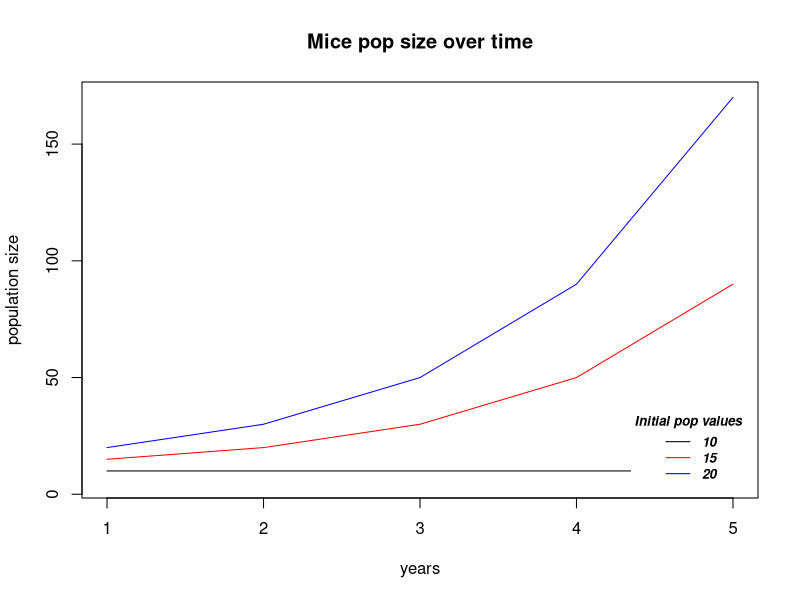
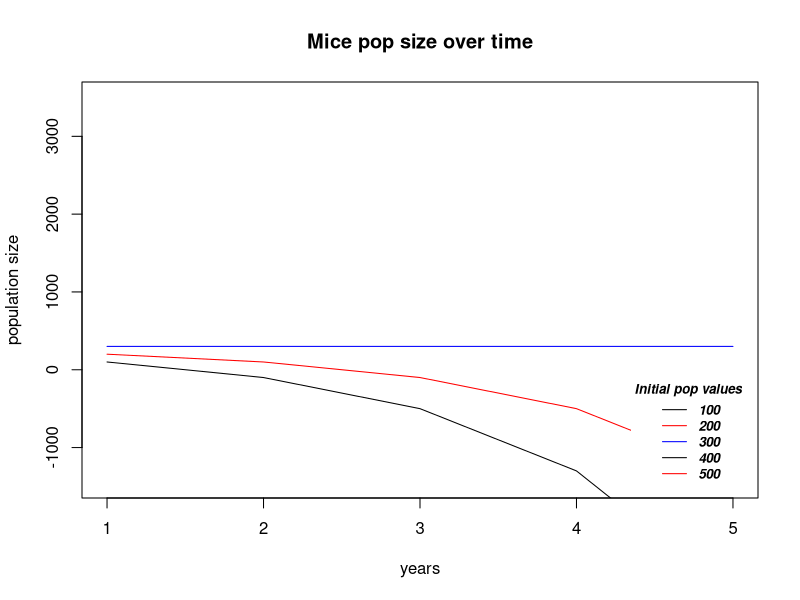
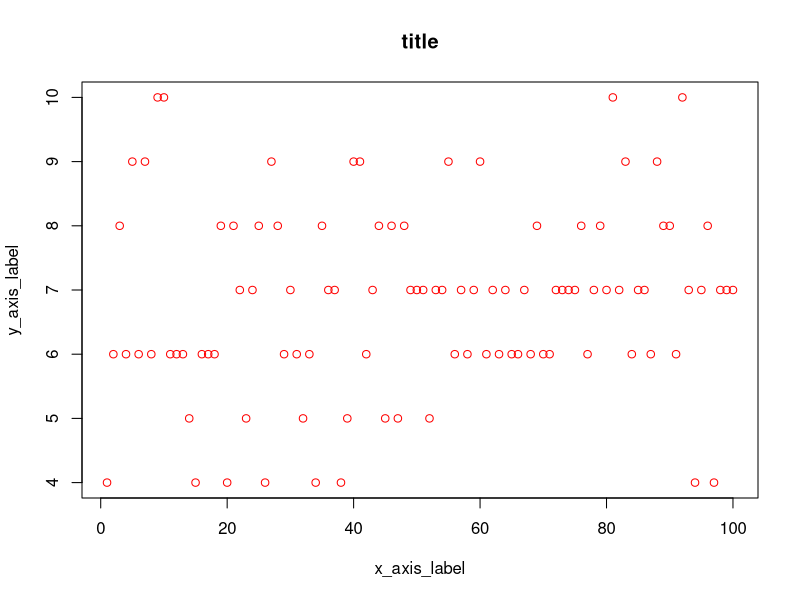
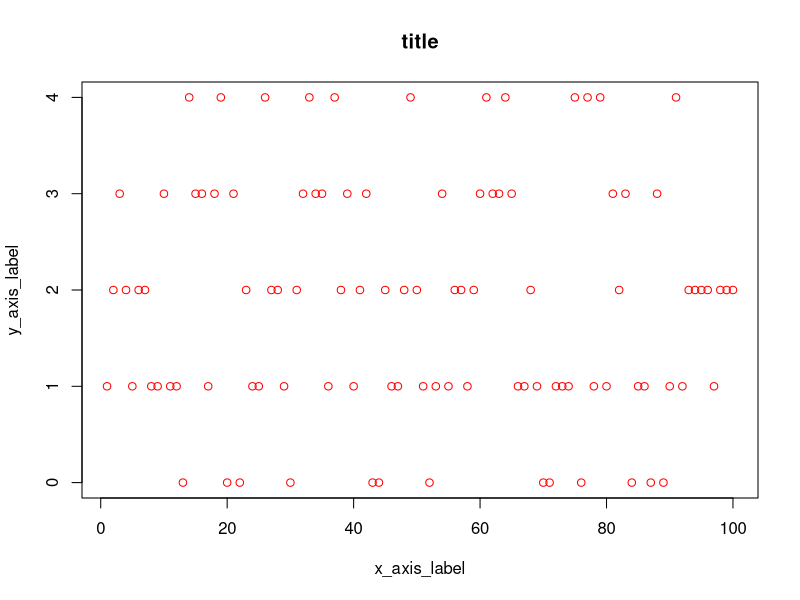
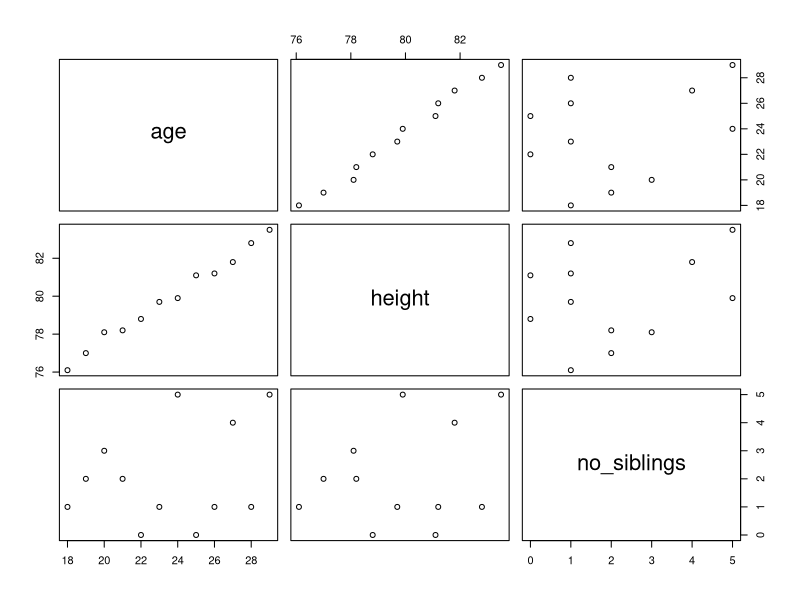
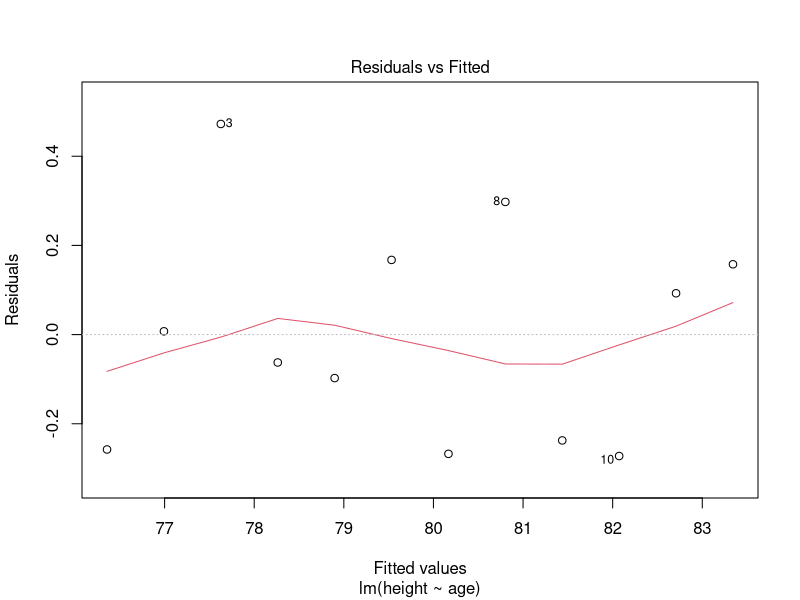
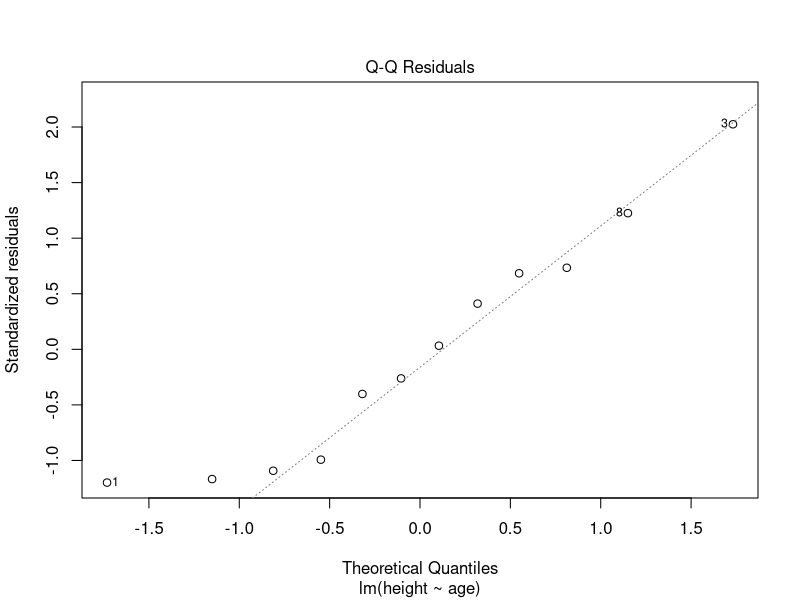
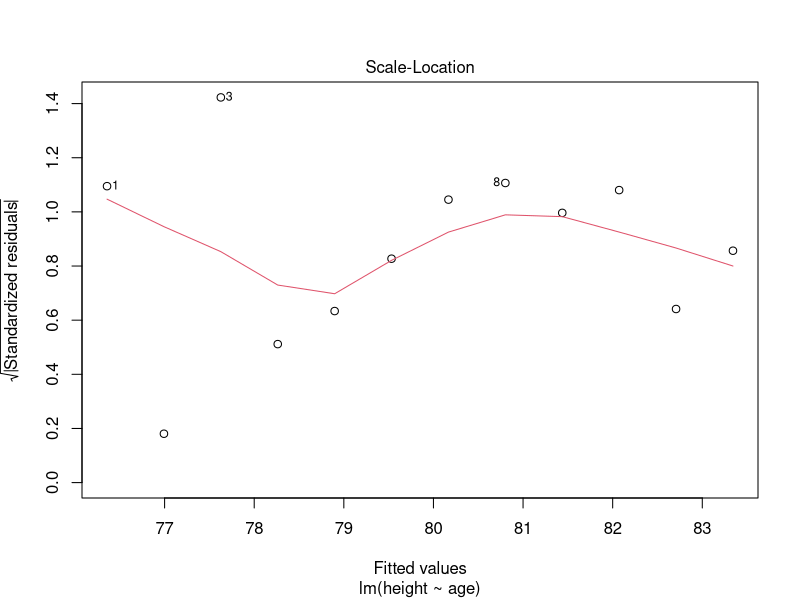

Write the R code that produced these figures, in order.
## ---- chunk 1
##### Examples #####
a  <- 3
b  <- 2

a + b
a * b
a^b
exp(a)

## ---- chunk 2
x <- 5
y <- 27

print(x^y)

print(exp(y))

print(x/y)
## ---- chunk 3
##### Examples #####
myvec <- c(2,4,1,3)

vec2 <- 1:4

output <- myvec + vec2

print(output)
## ---- chunk 4
vec_x <- 2:5
scale_y <- 2

print(scale_y * vec_x)
## ---- chunk 5
##### Examples #####
num_timesteps <- 10

popvec <- rep(0,num_timesteps) #blank vector of zeroes with length num_zeroes

init_pop <- 100

popvec[1] <-  init_pop # change the first value in popvec to be 5. 

for( i in 1:length(popvec)){ # for every index in popvec...
  popvec[i+1] <-popvec[i] * 2 # multiply the previous value by 2 and report the result to the next index 
}


print(popvec) #print entire vector after simulation

print(paste("final population size is ",popvec[length(popvec)])) # print a combination of text and the last value in popvec 

## ---- chunk 6
num_timesteps <- 10

popvec <- rep(0,num_timesteps) #blank vector of zeroes with length num_zeroes

init_pop <- 10

popvec[1] <-  init_pop # change the first value in popvec to be 5. 

for( i in 1:length(popvec)){ # for every index in popvec...
  popvec[i+1] <-popvec[i] * 4 # sex cells are modeled to produce 4 daughter cells from every progenitor
}


print(popvec) #print entire vector after simulation

print(paste("final population size is ",popvec[length(popvec)])) # print a combination of text and the last value in popvec 
## ---- chunk 7
##### Examples #####
my_matrix <- matrix(0,nrow = 3,ncol = 3) #initialize a 3 by 3 blank matrix

my_matrix[1,1] <- 1 # Change the value of the first row, first column to 1

my_matrix[2,] <-c(2,3,4) # change the second row to contain the values of the vector <2,3,4>

print(my_matrix)


## ---- chunk 8
my_matrix <- matrix(0,nrow = 2,ncol = 4) #initialize a 2 by 4 blank matrix

my_matrix[,1] <- c(1,3) 

my_matrix[1,] <-c(1,2,3,4) 

print(my_matrix * 10)
## ---- chunk 9
##### Examples #####

init_pop <- c(10,15,20) # vector of initial pop sizes

num_timesteps <- 5 # number of time steps

popsize_mat <- matrix(0,nrow = num_timesteps,ncol = length(init_pop)) # initialize a blank matrix based on the parameters above 


popsize_mat[1,] <- init_pop # set first row to be the initial pop sizes


for( j in 1:ncol(popsize_mat)){ # for every column
  for( i in 1:(nrow(popsize_mat)-1)){ # for every row (the -1 is a correction to match up the number of times iterated to account for the space taken by the preset initial value)
    popsize_mat[i+1,j] <- popsize_mat[i,j]*2 - 10 # perform the operation for the specified cell in the matrix and output the result to the next row in the same column 
  }
}

### Plotting Results ###

plot(popsize_mat[,1],type='l',col='black',ylim = c(0.5*min(popsize_mat),max(popsize_mat)), main = "Mice pop size over time", xlab= "years", ylab="population size") # make plot
lines(popsize_mat[,2],type = "l", col = 'red')# overlay second line
lines(popsize_mat[,3],type = "l", col = 'blue') # overlay 3rd line
  legend("bottomright",legend = popsize_mat[1,], col = c('black','red','blue'),lty = 1,cex = 0.8, title = "Initial pop values", text.font = 4, box.lty = 0, inset = 0.02) # make legend

print(popsize_mat)
## ---- chunk 10
init_pop <- c(100,200,300,400,500) # vector of initial pop sizes

num_timesteps <- 5 # number of time steps

popsize_mat <- matrix(0,nrow = num_timesteps,ncol = length(init_pop)) # initialize a blank matrix based on the parameters above 


popsize_mat[1,] <- init_pop # set first row to be the initial pop sizes


for( j in 1:ncol(popsize_mat)){ # for every column
  for( i in 1:(nrow(popsize_mat)-1)){ # for every row (the -1 is a correction to match up the number of times iterated to account for the space taken by the preset initial value)
    popsize_mat[i+1,j] <- (popsize_mat[i,j] - 100) * 2 - 100  # perform the operation for the specified cell in the matrix and output the result to the next row in the same column 
  }
}

### Plotting Results ###

plot(popsize_mat[,1],type='l',col='black',ylim = c(0.5*min(popsize_mat),max(popsize_mat)), main = "Mice pop size over time", xlab= "years", ylab="population size") # make plot
lines(popsize_mat[,2],type = "l", col = 'red')# overlay second line
lines(popsize_mat[,3],type = "l", col = 'blue') # overlay 3rd line
  legend("bottomright",legend = popsize_mat[1,], col = c('black','red','blue'),lty = 1,cex = 0.8, title = "Initial pop values", text.font = 4, box.lty = 0, inset = 0.02) # make legend

print(popsize_mat)
## ---- chunk 11
##### Examples #####
number_samples <- 100 # number of samples to draw from bag with replacement
 
num_redmarbles_drawn = rep(0,number_samples) # initialize vector

size_samplingpool <- 10 # a pool of 10 marbles 

prob_reds <- 0.7 # probability of getting a red marble


for(i in 1:length(num_redmarbles_drawn)){
 num_redmarbles_drawn[i] <- rbinom(1,size_samplingpool,prob_reds) # for every index in vector, draw 1 sample from the distribution of red marbles in the bag (a number between 1 and 10 that averages 7) 
}

plot(num_redmarbles_drawn, main = "title", xlab ="x_axis_label", ylab= "y_axis_label", col = "red")


print(mean(num_redmarbles_drawn))
## ---- chunk 12
number_samples <- 100 
 
num_redmarbles_drawn = rep(0,number_samples) # initialize vector

size_samplingpool <- 10 

prob_reds <- 1 - 0.79 # probability of getting an B allele

for(i in 1:length(num_redmarbles_drawn)){
 num_redmarbles_drawn[i] <- rbinom(1,size_samplingpool,prob_reds) # for every index in vector, draw 1 sample from the distribution of red marbles in the bag (a number between 1 and 10 that averages 7) 
}

plot(num_redmarbles_drawn, main = "title", xlab ="x_axis_label", ylab= "y_axis_label", col = "red")


print(mean(num_redmarbles_drawn) / size_samplingpool)
## ---- chunk 13
# Check if ggplot2 is already installed
if (!require(ggplot2, quietly = TRUE)) {
  # If it's not installed, install it
  install.packages("ggplot2")
  
  # Load the package after installation
  library(ggplot2)
} else {
  # If it's already installed, simply load the library
  library(ggplot2)
}
## ---- chunk 14
ageandheight <- read.csv("ageandheight.csv") #Read the data
lmHeight = lm(height~age, data = ageandheight) #Create the linear regression
summary(lmHeight) #Review the results
plot(ageandheight)
## ---- chunk 15
plot(lmHeight)
## ---- chunk 16
# Create a scatterplot of the data
ggplot(ageandheight, aes(x = age, y = height)) + 
  geom_point()  

# Create a scatterplot of the data
scatter_plot <- ggplot(ageandheight, aes(x = age, y = height)) + 
  geom_point() + 
  geom_smooth(method = "lm", 
              color = "blue", 
              se = TRUE,
              level = 0.95, 
              formula = y ~ x) # Add linear regression line with CI

# Customize the plot appearance and add regression info
scatter_plot + 
  labs(title = "Infant Age vs. Height",
                    x = "Age (months)",
                    y = "Height (cm)") + 
  theme_minimal()
## ---- chunk 17
lmHeight2 = lm(height~age + no_siblings, data = ageandheight) #Create a linear regression with two variables
summary(lmHeight2) #Review the results
## ---- chunk 18
# Generate example data
set.seed(123)
n <- 100  # Number of data points
x <- rnorm(n, mean = 0, sd = 1)  # Independent variable
y <- rbinom(n, size = 1, prob = 1 / (1 + exp(-(-1 + 2 * x))))  # Simulated binary dependent variable

# Create a data frame
data <- data.frame(x = x, y = as.factor(y))

# Fit a logistic regression model
model <- glm(y ~ x, data = data, family = binomial)

# print summary stats
summary(model)
## ---- chunk 19
cardio_data <- read.csv("CAD.csv") #Read the data
head(cardio_data)
## ---- chunk 20
###### YOUR CODE HERE ######
## ---- chunk 21
###### YOUR CODE HERE ######
## ---- chunk 22
###### YOUR CODE HERE ######
